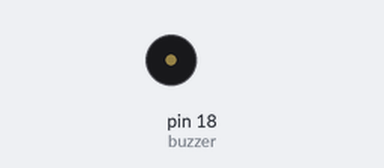
Recording of a sketch running on a simulated Arduino Uno, built with avr-gcc and run on an emulated ATmega328P. Parts: buzzer (waves = sounding, pin HIGH).

Above: at 0.5 s.
Timing chart, 0 to 4.6 s (numbered marks = the images above):
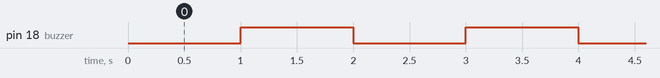

Measured:
- by itself, pin 18 (buzzer): alternates HIGH for 1.0 s and LOW for 1.0 s

The sketch:

buzzer.ino
```cpp
int buzzer = 18;
void setup()
{
  pinMode(buzzer, OUTPUT);
  digitalWrite(buzzer,HIGH);
}
void loop()
{
      digitalWrite(buzzer,LOW);
      delay(1000);
      digitalWrite(buzzer,HIGH);
      delay(1000);
}
```
